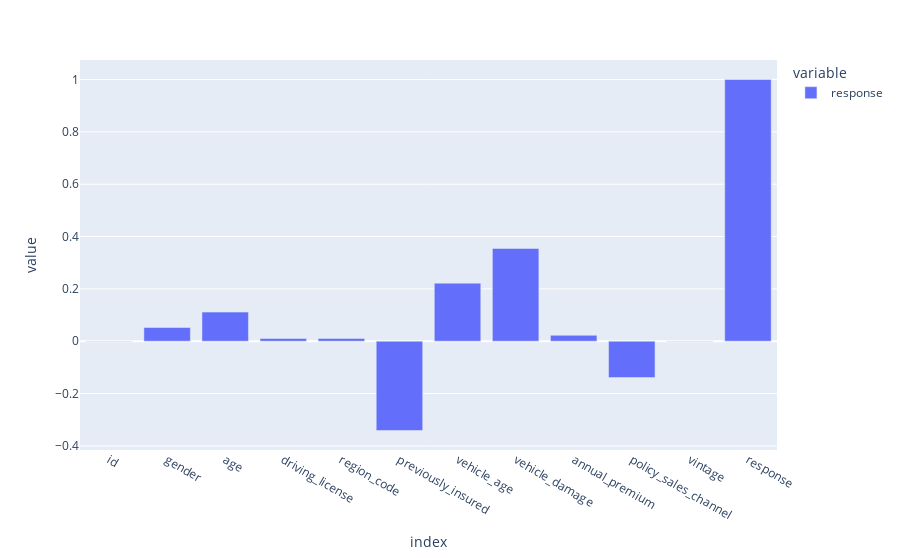

The cell this chart's notebook holds for it:
### Markdown cell above
# After dealing with categorical features, lets see correlation with target value

### Code cell
check_correlation(df,'response')

### Figure 1 — Plotly figure (JSON) as saved in the notebook; plotly's stock layout.template omitted (floating-point values rounded to 4 significant figures)
{"data": [{"alignmentgroup": "True", "hovertemplate": "variable=response<br>index=%{x}<br>value=%{y}<extra></extra>", "legendgroup": "response", "marker": {"color": "#636efa", "pattern": {"shape": ""}}, "name": "response", "offsetgroup": "response", "orientation": "v", "showlegend": true, "textposition": "auto", "type": "bar", "x": ["id", "gender", "age", "driving_license", "region_code", "previously_insured", "vehicle_age", "vehicle_damage", "annual_premium", "policy_sales_channel", "vintage", "response"], "xaxis": "x", "y": [-0.001368, 0.05244, 0.1111, 0.01016, 0.01057, -0.3412, 0.2219, 0.3544, 0.02257, -0.139, -0.00105, 1], "yaxis": "y"}], "layout": {"barmode": "relative", "legend": {"title": {"text": "variable"}, "tracegroupgap": 0}, "margin": {"t": 60}, "xaxis": {"anchor": "y", "domain": [0, 1], "title": {"text": "index"}}, "yaxis": {"anchor": "x", "domain": [0, 1], "title": {"text": "value"}}}}
